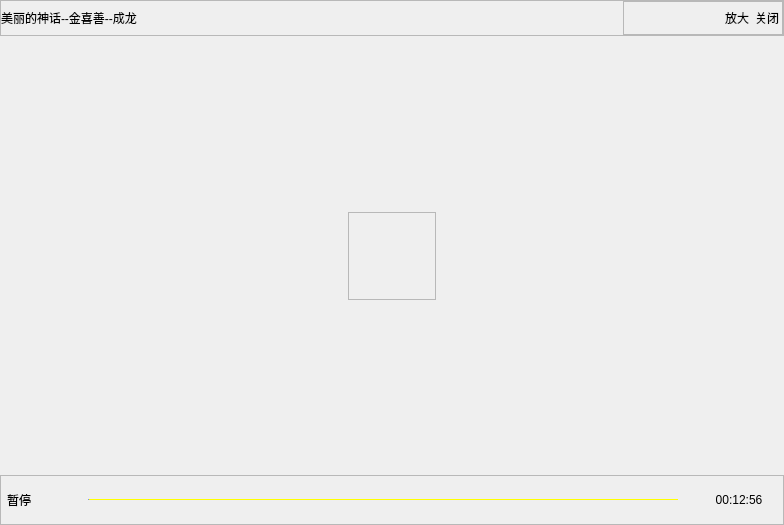
<?xml version="1.0" encoding="UTF-8"?>
<ui version="4.0">
 <class>CVideoWidget</class>
 <widget class="QWidget" name="CVideoWidget">
  <property name="geometry">
   <rect>
    <x>0</x>
    <y>0</y>
    <width>784</width>
    <height>525</height>
   </rect>
  </property>
  <property name="windowTitle">
   <string>Form</string>
  </property>
  <property name="styleSheet">
   <string notr="true">QPushButton
{
border: none;
}</string>
  </property>
  <layout class="QVBoxLayout" name="verticalLayout_4">
   <property name="spacing">
    <number>0</number>
   </property>
   <property name="leftMargin">
    <number>0</number>
   </property>
   <property name="topMargin">
    <number>0</number>
   </property>
   <property name="rightMargin">
    <number>0</number>
   </property>
   <property name="bottomMargin">
    <number>0</number>
   </property>
   <item>
    <widget class="QFrame" name="frame_title">
     <property name="minimumSize">
      <size>
       <width>0</width>
       <height>36</height>
      </size>
     </property>
     <property name="maximumSize">
      <size>
       <width>16777215</width>
       <height>36</height>
      </size>
     </property>
     <property name="frameShape">
      <enum>QFrame::StyledPanel</enum>
     </property>
     <property name="frameShadow">
      <enum>QFrame::Raised</enum>
     </property>
     <layout class="QHBoxLayout" name="horizontalLayout">
      <property name="spacing">
       <number>0</number>
      </property>
      <property name="leftMargin">
       <number>0</number>
      </property>
      <property name="topMargin">
       <number>0</number>
      </property>
      <property name="rightMargin">
       <number>0</number>
      </property>
      <property name="bottomMargin">
       <number>0</number>
      </property>
      <item>
       <widget class="QPushButton" name="pushButton_mediaName">
        <property name="minimumSize">
         <size>
          <width>300</width>
          <height>34</height>
         </size>
        </property>
        <property name="maximumSize">
         <size>
          <width>16777215</width>
          <height>34</height>
         </size>
        </property>
        <property name="styleSheet">
         <string notr="true">QPushButton
{
border: none;
text-align: left;
font: 400 15px &quot;微软雅黑&quot;;
}</string>
        </property>
        <property name="text">
         <string>美丽的神话--金喜善--成龙</string>
        </property>
       </widget>
      </item>
      <item>
       <spacer name="horizontalSpacer">
        <property name="orientation">
         <enum>Qt::Horizontal</enum>
        </property>
        <property name="sizeHint" stdset="0">
         <size>
          <width>319</width>
          <height>20</height>
         </size>
        </property>
       </spacer>
      </item>
      <item>
       <widget class="QFrame" name="frame_right">
        <property name="minimumSize">
         <size>
          <width>160</width>
          <height>34</height>
         </size>
        </property>
        <property name="maximumSize">
         <size>
          <width>160</width>
          <height>34</height>
         </size>
        </property>
        <property name="frameShape">
         <enum>QFrame::StyledPanel</enum>
        </property>
        <property name="frameShadow">
         <enum>QFrame::Raised</enum>
        </property>
        <layout class="QHBoxLayout" name="horizontalLayout_5">
         <property name="spacing">
          <number>0</number>
         </property>
         <property name="leftMargin">
          <number>0</number>
         </property>
         <property name="topMargin">
          <number>0</number>
         </property>
         <property name="rightMargin">
          <number>0</number>
         </property>
         <property name="bottomMargin">
          <number>0</number>
         </property>
         <item>
          <spacer name="horizontalSpacer_6">
           <property name="orientation">
            <enum>Qt::Horizontal</enum>
           </property>
           <property name="sizeHint" stdset="0">
            <size>
             <width>40</width>
             <height>20</height>
            </size>
           </property>
          </spacer>
         </item>
         <item>
          <widget class="QPushButton" name="pushButton_max_min">
           <property name="minimumSize">
            <size>
             <width>30</width>
             <height>30</height>
            </size>
           </property>
           <property name="maximumSize">
            <size>
             <width>30</width>
             <height>30</height>
            </size>
           </property>
           <property name="text">
            <string>放大</string>
           </property>
          </widget>
         </item>
         <item>
          <widget class="QPushButton" name="pushButton_close">
           <property name="minimumSize">
            <size>
             <width>30</width>
             <height>30</height>
            </size>
           </property>
           <property name="maximumSize">
            <size>
             <width>30</width>
             <height>30</height>
            </size>
           </property>
           <property name="text">
            <string>关闭</string>
           </property>
          </widget>
         </item>
        </layout>
       </widget>
      </item>
     </layout>
    </widget>
   </item>
   <item>
    <widget class="QStackedWidget" name="stackedWidget_videoswitch">
     <property name="currentIndex">
      <number>0</number>
     </property>
     <widget class="QWidget" name="page_play">
      <layout class="QVBoxLayout" name="verticalLayout_3">
       <property name="spacing">
        <number>0</number>
       </property>
       <property name="leftMargin">
        <number>0</number>
       </property>
       <property name="topMargin">
        <number>0</number>
       </property>
       <property name="rightMargin">
        <number>0</number>
       </property>
       <property name="bottomMargin">
        <number>0</number>
       </property>
       <item>
        <spacer name="verticalSpacer">
         <property name="orientation">
          <enum>Qt::Vertical</enum>
         </property>
         <property name="sizeHint" stdset="0">
          <size>
           <width>20</width>
           <height>172</height>
          </size>
         </property>
        </spacer>
       </item>
       <item>
        <layout class="QHBoxLayout" name="horizontalLayout_2">
         <item>
          <spacer name="horizontalSpacer_2">
           <property name="orientation">
            <enum>Qt::Horizontal</enum>
           </property>
           <property name="sizeHint" stdset="0">
            <size>
             <width>40</width>
             <height>20</height>
            </size>
           </property>
          </spacer>
         </item>
         <item>
          <widget class="QFrame" name="frame_play">
           <property name="minimumSize">
            <size>
             <width>88</width>
             <height>88</height>
            </size>
           </property>
           <property name="maximumSize">
            <size>
             <width>88</width>
             <height>88</height>
            </size>
           </property>
           <property name="frameShape">
            <enum>QFrame::StyledPanel</enum>
           </property>
           <property name="frameShadow">
            <enum>QFrame::Raised</enum>
           </property>
           <layout class="QVBoxLayout" name="verticalLayout">
            <property name="spacing">
             <number>0</number>
            </property>
            <property name="leftMargin">
             <number>5</number>
            </property>
            <property name="topMargin">
             <number>5</number>
            </property>
            <property name="rightMargin">
             <number>5</number>
            </property>
            <property name="bottomMargin">
             <number>5</number>
            </property>
            <item>
             <widget class="QPushButton" name="pushButton_status">
              <property name="minimumSize">
               <size>
                <width>80</width>
                <height>80</height>
               </size>
              </property>
              <property name="maximumSize">
               <size>
                <width>80</width>
                <height>80</height>
               </size>
              </property>
              <property name="styleSheet">
               <string notr="true">#pushButton_play
{
border: none;
}

#pushButton_pause[status = &quot;true&quot;]
{
border-image: url(:/images/player/player_start.png);
}

#pushButton_pause[status = &quot;false&quot;]
{
border-image: url(:/images/player/player_pause.png);
}</string>
              </property>
              <property name="text">
               <string/>
              </property>
             </widget>
            </item>
           </layout>
          </widget>
         </item>
         <item>
          <spacer name="horizontalSpacer_3">
           <property name="orientation">
            <enum>Qt::Horizontal</enum>
           </property>
           <property name="sizeHint" stdset="0">
            <size>
             <width>40</width>
             <height>20</height>
            </size>
           </property>
          </spacer>
         </item>
        </layout>
       </item>
       <item>
        <spacer name="verticalSpacer_2">
         <property name="orientation">
          <enum>Qt::Vertical</enum>
         </property>
         <property name="sizeHint" stdset="0">
          <size>
           <width>20</width>
           <height>171</height>
          </size>
         </property>
        </spacer>
       </item>
      </layout>
     </widget>
     <widget class="QWidget" name="page_advert">
      <layout class="QVBoxLayout" name="verticalLayout_2">
       <property name="spacing">
        <number>0</number>
       </property>
       <property name="leftMargin">
        <number>0</number>
       </property>
       <property name="topMargin">
        <number>0</number>
       </property>
       <property name="rightMargin">
        <number>0</number>
       </property>
       <property name="bottomMargin">
        <number>0</number>
       </property>
       <item>
        <spacer name="verticalSpacer_3">
         <property name="orientation">
          <enum>Qt::Vertical</enum>
         </property>
         <property name="sizeHint" stdset="0">
          <size>
           <width>20</width>
           <height>35</height>
          </size>
         </property>
        </spacer>
       </item>
       <item>
        <layout class="QHBoxLayout" name="horizontalLayout_3">
         <item>
          <spacer name="horizontalSpacer_4">
           <property name="orientation">
            <enum>Qt::Horizontal</enum>
           </property>
           <property name="sizeHint" stdset="0">
            <size>
             <width>40</width>
             <height>20</height>
            </size>
           </property>
          </spacer>
         </item>
         <item>
          <widget class="QWidget" name="widget_adver" native="true">
           <property name="minimumSize">
            <size>
             <width>620</width>
             <height>360</height>
            </size>
           </property>
           <property name="maximumSize">
            <size>
             <width>620</width>
             <height>360</height>
            </size>
           </property>
          </widget>
         </item>
         <item>
          <spacer name="horizontalSpacer_5">
           <property name="orientation">
            <enum>Qt::Horizontal</enum>
           </property>
           <property name="sizeHint" stdset="0">
            <size>
             <width>40</width>
             <height>20</height>
            </size>
           </property>
          </spacer>
         </item>
        </layout>
       </item>
       <item>
        <spacer name="verticalSpacer_4">
         <property name="orientation">
          <enum>Qt::Vertical</enum>
         </property>
         <property name="sizeHint" stdset="0">
          <size>
           <width>20</width>
           <height>36</height>
          </size>
         </property>
        </spacer>
       </item>
      </layout>
     </widget>
    </widget>
   </item>
   <item>
    <widget class="QFrame" name="frame_bottom">
     <property name="minimumSize">
      <size>
       <width>0</width>
       <height>50</height>
      </size>
     </property>
     <property name="maximumSize">
      <size>
       <width>16777215</width>
       <height>50</height>
      </size>
     </property>
     <property name="frameShape">
      <enum>QFrame::StyledPanel</enum>
     </property>
     <property name="frameShadow">
      <enum>QFrame::Raised</enum>
     </property>
     <layout class="QHBoxLayout" name="horizontalLayout_4">
      <property name="leftMargin">
       <number>0</number>
      </property>
      <property name="topMargin">
       <number>0</number>
      </property>
      <property name="rightMargin">
       <number>0</number>
      </property>
      <property name="bottomMargin">
       <number>0</number>
      </property>
      <item>
       <widget class="QPushButton" name="pushButton_startplay">
        <property name="minimumSize">
         <size>
          <width>36</width>
          <height>36</height>
         </size>
        </property>
        <property name="maximumSize">
         <size>
          <width>36</width>
          <height>36</height>
         </size>
        </property>
        <property name="text">
         <string>暂停</string>
        </property>
       </widget>
      </item>
      <item>
       <widget class="QPushButton" name="pushButton_next">
        <property name="minimumSize">
         <size>
          <width>26</width>
          <height>26</height>
         </size>
        </property>
        <property name="maximumSize">
         <size>
          <width>26</width>
          <height>26</height>
         </size>
        </property>
        <property name="styleSheet">
         <string notr="true">#pushButton_next
{
border-image: url(:/images/player/player_next.png);
}</string>
        </property>
        <property name="text">
         <string/>
        </property>
       </widget>
      </item>
      <item>
       <widget class="QSlider" name="horizontalSlider_progress">
        <property name="styleSheet">
         <string notr="true">QSlider:horizontal
{
margin: 0px 11px 0px 13px;
}

/*整个进度条*/
QSlider::groove:horizontal 
{
background-color: rgba(255,255,255,0.1);
height: 1px;
border-radius:1px;
}


/*整个进度条-hover*/
QSlider::groove:horizontal:hover
{
background: qradialgradient(spread:pad, cx:0.5, cy:0.5, radius:0.5, fx:0.5, fy:0.5, 
stop:0.6 #45ADED, stop:0.778409 rgba(255, 255, 255, 255));
height: 2px;
border-radius:1px;
}

/*J拖动按钮*/
QSlider::handle:horizontal 
{
background-color:qlineargradient(spread:pad,x1:0,y1:0,x2:1,y2:0,stop:0 rgba(0, 205, 76,1.0), stop:1  rgba(24, 247, 51,1.0));
height:14px;
width:14px;
margin-top: -7px;
margin-bottom: -7px;
margin-left: -3px;
margin-right: -3px;
border-radius:7px;
border-image: url(:/images/icon/player_slider_normal.png);
background-color: transparent;
}

/*J拖动按钮-hover,只跟groove的hover时高度影响*/
QSlider::handle:horizontal:hover 
{
height:14px;
width:14px;
margin-top: -7px;
margin-bottom: -7px;
margin-left: -3px;
margin-right: -3px;
border-radius:7px;
border-image: url(:/images/icon/player_slider_hover.png);
background-color: transparent;
}

/*未划过的区域，右边界线*/
QSlider::add-page:horizontal,QSlider::add-line:horizontal
{
border-radius:2px;
background-color:yellow;
}

/*已划过的区域，左边界线*/
QSlider::sub-page:horizontal,QSlider::sub-line:horizontal
{
border-radius:2px;
background-color:qlineargradient(spread:pad, x1:0, y1:0, x2:1, y2:0, stop:0 rgba(231,80,229, 255), stop:1 rgba(7,208,255, 255));
}
</string>
        </property>
        <property name="orientation">
         <enum>Qt::Horizontal</enum>
        </property>
       </widget>
      </item>
      <item>
       <widget class="QLabel" name="label_progress">
        <property name="minimumSize">
         <size>
          <width>88</width>
          <height>36</height>
         </size>
        </property>
        <property name="maximumSize">
         <size>
          <width>88</width>
          <height>36</height>
         </size>
        </property>
        <property name="text">
         <string>00:12:56</string>
        </property>
        <property name="alignment">
         <set>Qt::AlignCenter</set>
        </property>
       </widget>
      </item>
     </layout>
    </widget>
   </item>
  </layout>
 </widget>
 <resources/>
 <connections/>
</ui>
